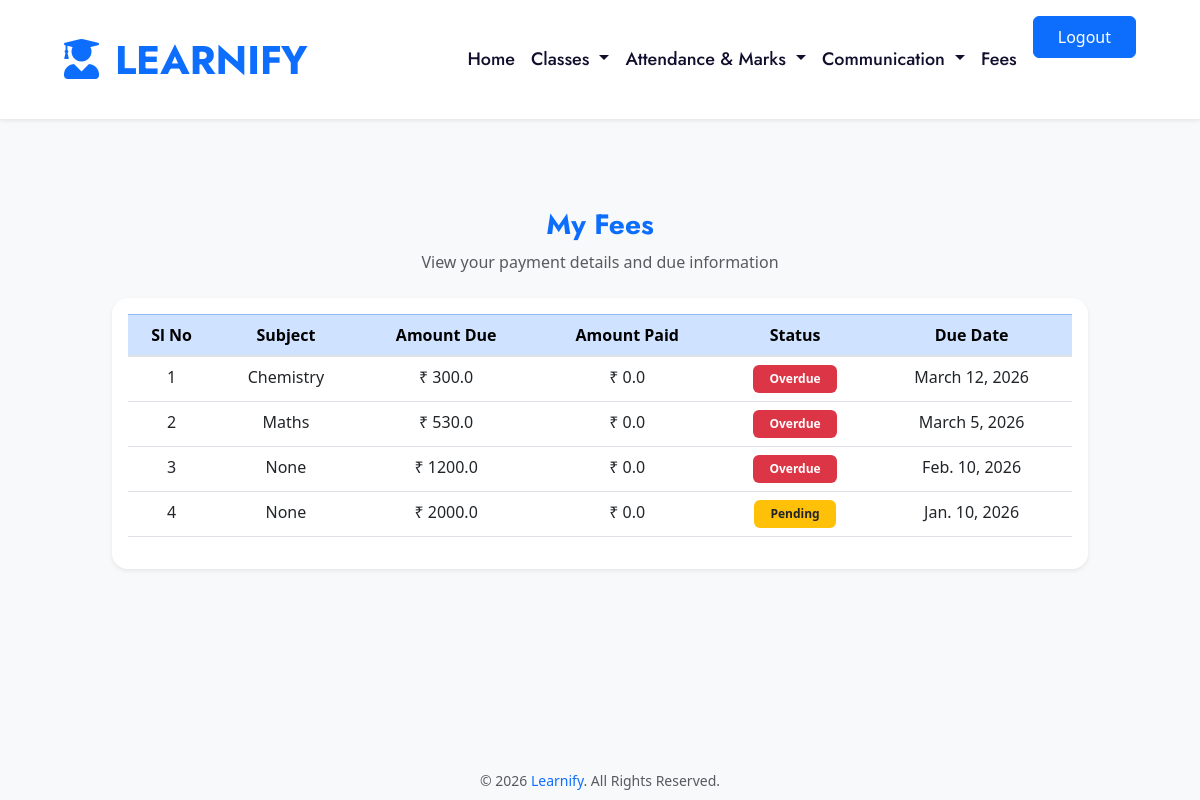
Page /student_fees (signed in) on the committed database.
### SiteAdmin/models.py (models this page shows, shortened)
class Fee(models.Model):
    student = models.ForeignKey(
        'Student.Student_Reg',
        on_delete=models.CASCADE,
        related_name='fees'
    )
    subject = models.ForeignKey(
        Subject,
        on_delete=models.CASCADE,
        related_name='subject_fees',null=True,blank=True
    )
    amount_due = models.FloatField()
    amount_paid = models.FloatField(default=0)
    due_date = models.DateField()
    status = models.CharField(max_length=20, default='unpaid')
    date_created = models.DateTimeField(auto_now_add=True)

class Subject(models.Model):
    subjectname=models.CharField(max_length=100)
    def __str__(self):
        return self.subjectname

### Student/views.py (the view)
# urls.py: path('student_fees',views.student_fees,name='student_fees'),
def student_fees(request):
    student = Student_Reg.objects.get(user=request.user)
    fees = Fee.objects.filter(student=student).order_by('-due_date')
    return render(request, 'student/student_fees.html', {'fees': fees})

### template/student/student_fees.html (shortened to what this page needs)
{% extends 'student/page.html' %}
{% load static %}
{% block content %}
<div class="container py-5" style="margin-top:100px; max-width:1000px;">
    <div class="text-center mb-4">
        <h3 class="fw-bold text-primary">My Fees</h3>
        <p class="text-muted">View your payment details and due information</p>
    </div>
    {% if fees %}
    <div class="card shadow-sm border-0 rounded-4">
        <div class="card-body">
            <div class="table-responsive">
                <table class="table table-hover align-middle">
                    <thead class="table-primary text-center">
                        <tr>
                            <th>Sl No</th>
                            <th>Subject</th>
                            <th>Amount Due</th>
                            <th>Amount Paid</th>
                            <th>Status</th>
                            <th>Due Date</th>
                        </tr>
                    </thead>
                    <tbody class="text-center">
                        {% for fee in fees %}
                        <tr>
                            <td>{{ forloop.counter }}</td>
                            <td>{{ fee.subject }}</td>
                            <td>₹ {{ fee.amount_due }}</td>
                            <td>₹ {{ fee.amount_paid }}</td>
                            <td>
                                {% if fee.status == "Paid" %}
                                    <span class="badge bg-success px-3 py-2">
                                        Paid
                                    </span>
                                {% elif fee.status == "Pending" %}
                                    <span class="badge bg-warning text-dark px-3 py-2">
                                        Pending
                                    </span>
                                {% else %}
                                    <span class="badge bg-danger px-3 py-2">
                                        Overdue
                                    </span>
                                {% endif %}
                            </td>
                            <td>{{ fee.due_date }}</td>
                        </tr>
                        {% endfor %}
                    </tbody>
                </table>
            </div>
        </div>
    </div>
    {% else %}
        <div class="alert alert-info text-center shadow-sm">
            No fee records available.
        </div>
    {% endif %}
</div>
{% endblock %}

### rows in the picture
Fee: subject "Chemistry", amount_due "300.0", amount_paid "0.0", status "Overdue", due_date "March 12, 2026"
Fee: subject "Maths", amount_due "530.0", amount_paid "0.0", status "Overdue", due_date "March 5, 2026"
Fee: subject "None", amount_due "1200.0", amount_paid "0.0", status "Overdue", due_date "Feb. 10, 2026"
Fee: subject "None", amount_due "2000.0", amount_paid "0.0", status "Pending", due_date "Jan. 10, 2026"
